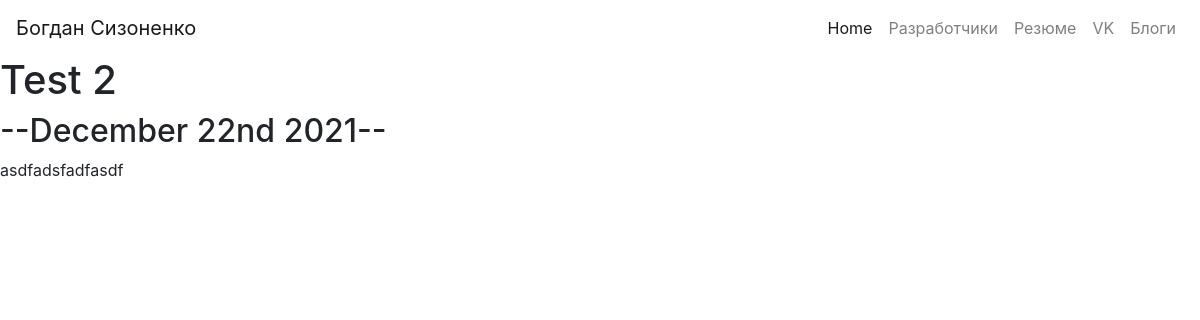
Page /blog/3/ on the committed database.
### blog/models.py (models this page shows, shortened)
class Blog(models.Model):
    title = models.CharField(max_length=200)
    description = models.TextField()
    date = models.DateField()

### blog/views.py (the view)
def detail(request, blog_id):
    blog = get_object_or_404(Blog, pk=blog_id)
    return render(request, 'blog/detail.html', {'blog':blog})

### blog/templates/blog/detail.html
{% extends 'portfolio/base.html' %}
{% block content %}
<h1>{{ blog.title }}</h1>
<h2>--{{ blog.date|date:'F jS Y' }}--</h2>
{{ blog.description|safe }}
{% endblock %}

### rows in the picture
Blog: title "Test 2", date "December 22nd 2021", description "asdfadsfadfasdf"
